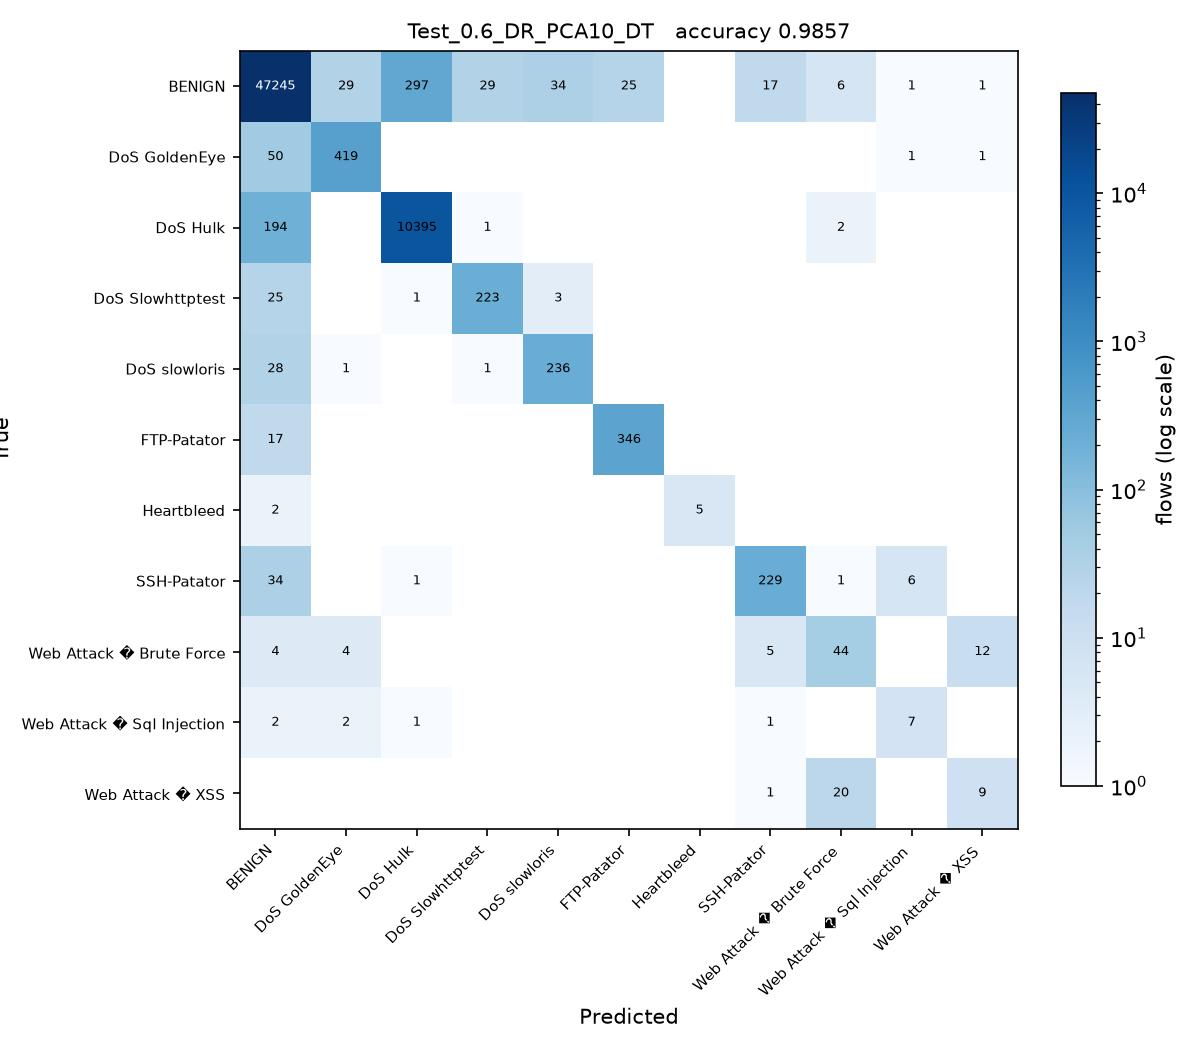

This chart was generated by the following Python code:
# Test_0.6_DR_PCA10_DT.py
#
# Test size 0.6  |  PCA, 10 components  |  Decision Tree (sheet #6)
#
# This is SGDC_60_40.py with the changes marked CHANGE below and nothing else.

import os
from pathlib import Path

# CHANGE 1: find the folder holding the three CSV files and run from there, so
# the plain file names below resolve no matter where this script is started
# from or how deeply it sits inside the project folder.
HERE = Path(__file__).resolve().parent
for PROJECT in [HERE, *HERE.parents]:
    if (PROJECT / 'Tuesday-WorkingHours.pcap_ISCX.csv').exists():
        os.chdir(PROJECT)
        break
else:
    raise SystemExit('Put this folder inside the folder that holds the three '
                     'CIC-IDS2017 CSV files, then run the script again.')
import numpy as np
import pandas as pd

df1 = pd.read_csv('Tuesday-WorkingHours.pcap_ISCX.csv', low_memory=True)
df2 = pd.read_csv('Wednesday-workingHours.pcap_ISCX.csv', low_memory=True)
df3 = pd.read_csv('Thursday-WorkingHours-Morning-WebAttacks.pcap_ISCX.csv', low_memory=True)

dataset = pd.concat([df1, df2, df3], ignore_index=True)

dataset.columns = dataset.columns.str.strip()

# CHANGE 2: a stratified sample of 100000 flows, the same for every run. An RBF
# SVM on all 1.3 million flows would take about an hour per script.
# At least 50 flows of every class are kept.
label = dataset.columns[-1]
dataset = pd.concat(
    [g.sample(n=min(len(g), max(50, round(100000 * len(g) / len(dataset)))), random_state=0)
     for _, g in dataset.groupby(label)],
    ignore_index=True
)

X = dataset.iloc[:, :-1]
y = dataset.iloc[:, -1]

X = X.apply(pd.to_numeric, errors='coerce')

X.replace([np.inf, -np.inf], np.nan, inplace=True)

from sklearn.impute import SimpleImputer

imputer = SimpleImputer(missing_values=np.nan, strategy='mean')
X = imputer.fit_transform(X)

from sklearn.preprocessing import LabelEncoder

labelencoder_y = LabelEncoder()
y = labelencoder_y.fit_transform(y)

from sklearn.model_selection import train_test_split

X_train, X_test, y_train, y_test = train_test_split(
    X,
    y,
    test_size=0.6,   # CHANGE 3: test size
    random_state=0,
    stratify=y
)

# CHANGE 4: PCA, from PCA_LDA_KErnel_PCA_CODE.pdf (fit only on training data)
from sklearn.decomposition import PCA

pca = PCA(n_components=10)
X_train = pca.fit_transform(X_train)
X_test = pca.transform(X_test)

# CHANGE 5: Decision Tree (sheet #6) in place of SGDClassifier
from sklearn.tree import DecisionTreeClassifier

classifier = DecisionTreeClassifier(
    criterion='entropy',
    random_state=0
)

classifier.fit(X_train, y_train)

y_pred = classifier.predict(X_test) 

from sklearn.metrics import confusion_matrix
from sklearn.metrics import accuracy_score
from sklearn.metrics import precision_score
from sklearn.metrics import recall_score
from sklearn.metrics import f1_score
from sklearn.metrics import classification_report

cm = confusion_matrix(y_test, y_pred)

print("Confusion Matrix:\n")
print(cm)

print("\nAccuracy : {:.4f}".format(accuracy_score(y_test, y_pred)))
print("\nPrecision : {:.4f}".format(precision_score(y_test, y_pred, average='weighted')))
print("\nRecall : {:.4f}".format(recall_score(y_test, y_pred, average='weighted')))
print("\nF1 Score : {:.4f}".format(f1_score(y_test, y_pred, average='weighted')))

print("\nClassification Report:\n")
print(classification_report(y_test, y_pred))

# CHANGE 6: save the confusion matrix as Test_0.6_DR_PCA10_DT.jpg and record the result
import matplotlib
matplotlib.use('Agg')
import matplotlib.pyplot as plt
from matplotlib.colors import LogNorm

here = HERE                     # the folder this script sits in
names = [str(c) for c in labelencoder_y.classes_]
fig, ax = plt.subplots(figsize=(8, 7))
im = ax.imshow(cm, cmap='Blues', norm=LogNorm(vmin=1))
ax.set_xticks(range(len(names)), names, rotation=45, ha='right', fontsize=7)
ax.set_yticks(range(len(names)), names, fontsize=7)
ax.set_xlabel('Predicted')
ax.set_ylabel('True')
ax.set_title('Test_0.6_DR_PCA10_DT   accuracy {:.4f}'.format(accuracy_score(y_test, y_pred)), fontsize=10)
for i in range(cm.shape[0]):
    for j in range(cm.shape[1]):
        if cm[i, j]:
            ax.text(j, i, cm[i, j], ha='center', va='center', fontsize=6,
                    color='white' if cm[i, j] > cm.max() / 3 else 'black')
fig.colorbar(im, ax=ax, fraction=0.04, label='flows (log scale)')
fig.tight_layout()
fig.savefig(here / 'Test_0.6_DR_PCA10_DT.jpg', dpi=150)
plt.close(fig)

row = pd.DataFrame([{
    'Test': 0.6, 'DR': 'PCA10', 'Clas': 'DT',
    'Acc': round(accuracy_score(y_test, y_pred), 4),
    'Pre': round(precision_score(y_test, y_pred, average='weighted'), 4),
    'Rec': round(recall_score(y_test, y_pred, average='weighted'), 4),
    'F1': round(f1_score(y_test, y_pred, average='weighted'), 4),
    'script': 'Test_0.6_DR_PCA10_DT',
}])
out = PROJECT / 'results' / '75_runs_pca.csv'
out.parent.mkdir(exist_ok=True)
if out.exists():
    old = pd.read_csv(out)
    row = pd.concat([old[old['script'] != 'Test_0.6_DR_PCA10_DT'], row], ignore_index=True)
row.to_csv(out, index=False)
